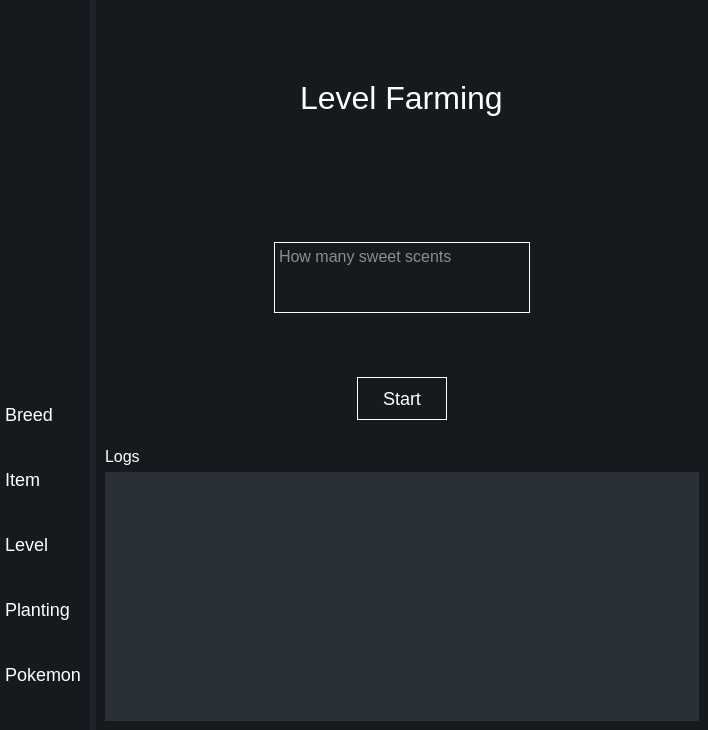
<?xml version="1.0" encoding="UTF-8"?>
<ui version="4.0">
 <class>MainWindow</class>
 <widget class="QMainWindow" name="MainWindow">
  <property name="geometry">
   <rect>
    <x>0</x>
    <y>0</y>
    <width>708</width>
    <height>730</height>
   </rect>
  </property>
  <property name="font">
   <font>
    <pointsize>16</pointsize>
   </font>
  </property>
  <property name="windowTitle">
   <string>MainWindow</string>
  </property>
  <property name="styleSheet">
   <string notr="true">*{
	border: none;
	background-color: transparent;
	background: none;
	padding: 0;
	margin: 0;
	color: #fff;
}
#centralwidget{
	background-color: #1f232a;
}
#featurecontainer{
	background-color: #16191d;
}
#MainContainer{
	background-color: #16191d;
}</string>
  </property>
  <widget class="QWidget" name="centralwidget">
   <layout class="QHBoxLayout" name="horizontalLayout">
    <property name="leftMargin">
     <number>0</number>
    </property>
    <property name="topMargin">
     <number>0</number>
    </property>
    <property name="rightMargin">
     <number>0</number>
    </property>
    <property name="bottomMargin">
     <number>0</number>
    </property>
    <item alignment="Qt::AlignLeft">
     <widget class="QWidget" name="featurecontainer" native="true">
      <layout class="QVBoxLayout" name="verticalLayout">
       <property name="spacing">
        <number>0</number>
       </property>
       <property name="leftMargin">
        <number>0</number>
       </property>
       <property name="topMargin">
        <number>0</number>
       </property>
       <property name="rightMargin">
        <number>0</number>
       </property>
       <property name="bottomMargin">
        <number>0</number>
       </property>
       <item alignment="Qt::AlignTop">
        <widget class="QWidget" name="configsubcontainer" native="true">
         <property name="styleSheet">
          <string notr="true">QPushButton{
	padding: 2px, 5px;
}</string>
         </property>
         <layout class="QVBoxLayout" name="verticalLayout_4">
          <item>
           <widget class="QPushButton" name="homeBtn">
            <property name="text">
             <string/>
            </property>
            <property name="icon">
             <iconset resource="resources.qrc">
              <normaloff>:/feather/feather/home.svg</normaloff>:/feather/feather/home.svg</iconset>
            </property>
            <property name="iconSize">
             <size>
              <width>30</width>
              <height>30</height>
             </size>
            </property>
           </widget>
          </item>
          <item>
           <widget class="QPushButton" name="settingsBtn">
            <property name="text">
             <string/>
            </property>
            <property name="icon">
             <iconset resource="resources.qrc">
              <normaloff>:/feather/feather/settings.svg</normaloff>:/feather/feather/settings.svg</iconset>
            </property>
            <property name="iconSize">
             <size>
              <width>30</width>
              <height>30</height>
             </size>
            </property>
           </widget>
          </item>
         </layout>
        </widget>
       </item>
       <item>
        <widget class="QWidget" name="scriptscontainer" native="true">
         <property name="styleSheet">
          <string notr="true">QPushButton{
	text-align: left;
	font-size: 18px;
	padding: 2px, 5px;
}</string>
         </property>
         <layout class="QVBoxLayout" name="verticalLayout_3">
          <property name="spacing">
           <number>0</number>
          </property>
          <property name="leftMargin">
           <number>5</number>
          </property>
          <property name="topMargin">
           <number>0</number>
          </property>
          <property name="bottomMargin">
           <number>0</number>
          </property>
          <item>
           <widget class="QPushButton" name="breedBtn">
            <property name="text">
             <string>Breed</string>
            </property>
           </widget>
          </item>
          <item>
           <widget class="QPushButton" name="itemBtn">
            <property name="text">
             <string>Item</string>
            </property>
           </widget>
          </item>
          <item>
           <widget class="QPushButton" name="levelBtn">
            <property name="text">
             <string>Level</string>
            </property>
           </widget>
          </item>
          <item>
           <widget class="QPushButton" name="plantingBtn">
            <property name="text">
             <string>Planting</string>
            </property>
           </widget>
          </item>
          <item>
           <widget class="QPushButton" name="pokemonBtn">
            <property name="text">
             <string>Pokemon</string>
            </property>
           </widget>
          </item>
         </layout>
        </widget>
       </item>
      </layout>
     </widget>
    </item>
    <item>
     <widget class="QWidget" name="MainContainer" native="true">
      <property name="sizePolicy">
       <sizepolicy hsizetype="Expanding" vsizetype="Expanding">
        <horstretch>0</horstretch>
        <verstretch>0</verstretch>
       </sizepolicy>
      </property>
      <layout class="QVBoxLayout" name="verticalLayout_2">
       <property name="spacing">
        <number>0</number>
       </property>
       <property name="leftMargin">
        <number>0</number>
       </property>
       <property name="topMargin">
        <number>0</number>
       </property>
       <property name="rightMargin">
        <number>0</number>
       </property>
       <property name="bottomMargin">
        <number>0</number>
       </property>
       <item>
        <widget class="QWidget" name="MainSubContainer" native="true">
         <property name="sizePolicy">
          <sizepolicy hsizetype="Preferred" vsizetype="Preferred">
           <horstretch>0</horstretch>
           <verstretch>3</verstretch>
          </sizepolicy>
         </property>
         <layout class="QVBoxLayout" name="verticalLayout_6">
          <item alignment="Qt::AlignHCenter">
           <widget class="QWidget" name="containertitlecombo" native="true">
            <property name="sizePolicy">
             <sizepolicy hsizetype="Preferred" vsizetype="Preferred">
              <horstretch>0</horstretch>
              <verstretch>4</verstretch>
             </sizepolicy>
            </property>
            <layout class="QVBoxLayout" name="verticalLayout_7">
             <item>
              <widget class="QLabel" name="title">
               <property name="font">
                <font>
                 <pointsize>24</pointsize>
                </font>
               </property>
               <property name="text">
                <string>Level Farming</string>
               </property>
              </widget>
             </item>
            </layout>
           </widget>
          </item>
          <item>
           <spacer name="verticalSpacer_2">
            <property name="orientation">
             <enum>Qt::Vertical</enum>
            </property>
            <property name="sizeHint" stdset="0">
             <size>
              <width>20</width>
              <height>40</height>
             </size>
            </property>
           </spacer>
          </item>
          <item alignment="Qt::AlignHCenter">
           <widget class="QWidget" name="subconfigitem" native="true">
            <property name="sizePolicy">
             <sizepolicy hsizetype="Preferred" vsizetype="Preferred">
              <horstretch>0</horstretch>
              <verstretch>2</verstretch>
             </sizepolicy>
            </property>
            <layout class="QVBoxLayout" name="verticalLayout_8">
             <item>
              <widget class="QTextEdit" name="sweetscentinput">
               <property name="font">
                <font>
                 <pointsize>12</pointsize>
                </font>
               </property>
               <property name="styleSheet">
                <string notr="true">background-color: transparent; border: 1px solid white;</string>
               </property>
               <property name="placeholderText">
                <string>How many sweet scents</string>
               </property>
              </widget>
             </item>
            </layout>
           </widget>
          </item>
          <item>
           <spacer name="verticalSpacer">
            <property name="orientation">
             <enum>Qt::Vertical</enum>
            </property>
            <property name="sizeHint" stdset="0">
             <size>
              <width>20</width>
              <height>40</height>
             </size>
            </property>
           </spacer>
          </item>
          <item alignment="Qt::AlignHCenter">
           <widget class="QWidget" name="buttonscontainer" native="true">
            <property name="sizePolicy">
             <sizepolicy hsizetype="Preferred" vsizetype="Preferred">
              <horstretch>0</horstretch>
              <verstretch>1</verstretch>
             </sizepolicy>
            </property>
            <property name="styleSheet">
             <string notr="true">QPushButton{
	font-size: 18px;
	padding: 2px, 5px;
}</string>
            </property>
            <layout class="QHBoxLayout" name="horizontalLayout_3">
             <item>
              <widget class="QPushButton" name="runBtn">
               <property name="font">
                <font>
                 <pointsize>-1</pointsize>
                </font>
               </property>
               <property name="styleSheet">
                <string notr="true">padding: 10px 25px 10px 25px; border: 1px solid white;</string>
               </property>
               <property name="text">
                <string>Start</string>
               </property>
              </widget>
             </item>
            </layout>
           </widget>
          </item>
         </layout>
        </widget>
       </item>
       <item>
        <widget class="QWidget" name="logtitle" native="true">
         <property name="sizePolicy">
          <sizepolicy hsizetype="Preferred" vsizetype="Preferred">
           <horstretch>0</horstretch>
           <verstretch>2</verstretch>
          </sizepolicy>
         </property>
         <layout class="QVBoxLayout" name="verticalLayout_5">
          <item alignment="Qt::AlignTop">
           <widget class="QLabel" name="label">
            <property name="font">
             <font>
              <pointsize>12</pointsize>
             </font>
            </property>
            <property name="text">
             <string>Logs</string>
            </property>
           </widget>
          </item>
          <item>
           <widget class="QScrollArea" name="scrollLog">
            <property name="enabled">
             <bool>true</bool>
            </property>
            <property name="sizePolicy">
             <sizepolicy hsizetype="Preferred" vsizetype="Expanding">
              <horstretch>0</horstretch>
              <verstretch>0</verstretch>
             </sizepolicy>
            </property>
            <property name="styleSheet">
             <string notr="true">background-color: #2a3038;</string>
            </property>
            <property name="widgetResizable">
             <bool>true</bool>
            </property>
            <widget class="QWidget" name="scrollAreaWidgetContents">
             <property name="geometry">
              <rect>
               <x>0</x>
               <y>0</y>
               <width>590</width>
               <height>239</height>
              </rect>
             </property>
             <property name="styleSheet">
              <string notr="true"/>
             </property>
             <layout class="QVBoxLayout" name="verticalLayout_9">
              <property name="leftMargin">
               <number>0</number>
              </property>
              <property name="topMargin">
               <number>0</number>
              </property>
              <property name="rightMargin">
               <number>0</number>
              </property>
              <property name="bottomMargin">
               <number>0</number>
              </property>
              <item>
               <widget class="QLabel" name="logLabel">
                <property name="text">
                 <string/>
                </property>
               </widget>
              </item>
             </layout>
            </widget>
           </widget>
          </item>
         </layout>
        </widget>
       </item>
      </layout>
     </widget>
    </item>
   </layout>
  </widget>
 </widget>
 <resources>
  <include location="resources.qrc"/>
 </resources>
 <connections/>
</ui>
